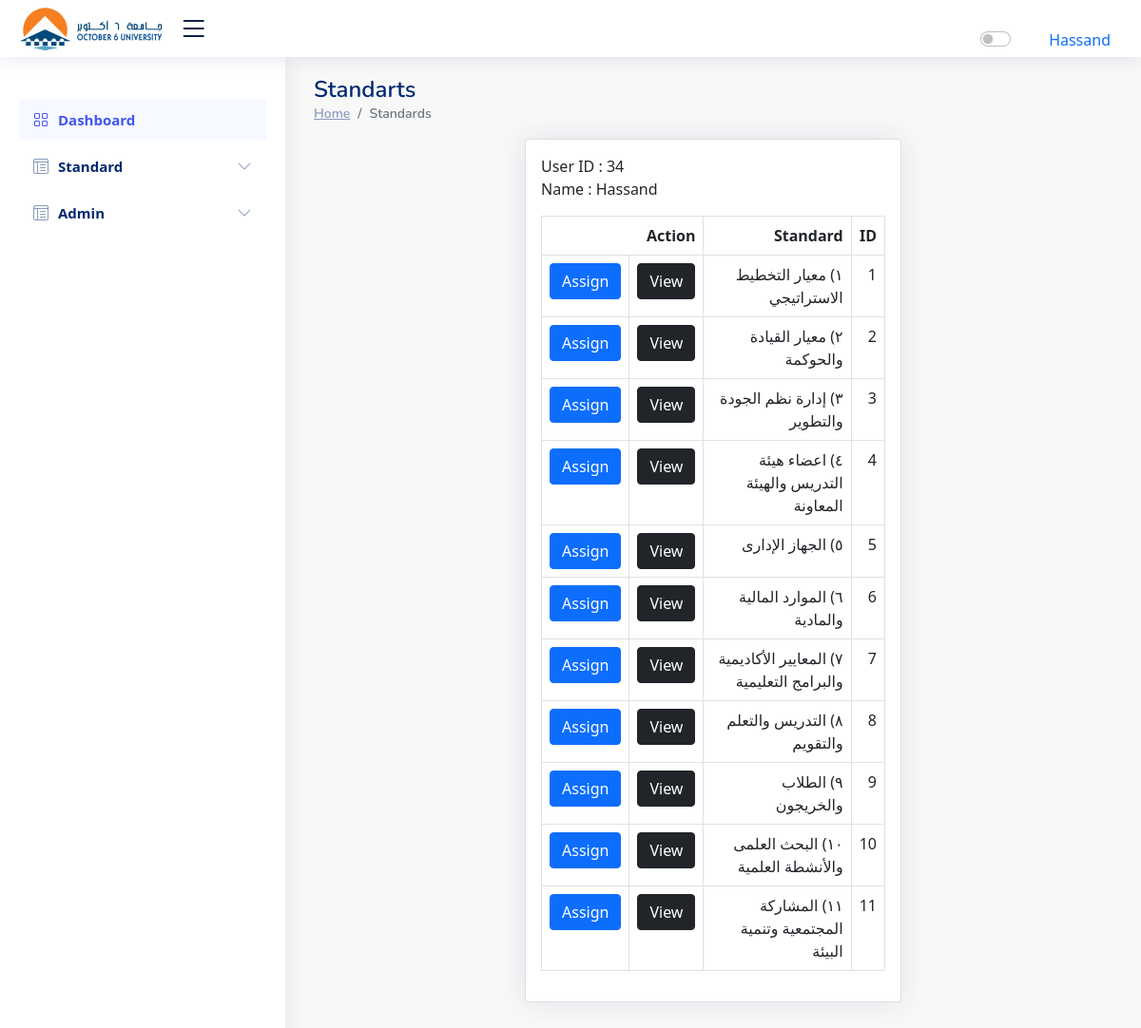
The page /standarts/viewStandard.php (signed in) on the database its author committed.
### tables this page shows
CREATE TABLE `standarts` (
  `StdID` int(11) NOT NULL,
  `StdName` varchar(100) NOT NULL
);

### standarts/viewStandard.php (the view, shortened to what this page needs)
<?php
include '../shared/head.php';
include '../shared/nav.php';
include '../general/configDB.php';
$user_id = $_SESSION['id'];
if ($_SESSION['role'] == 1 || $_SESSION['role'] == 2) {
  $select = "SELECT standarts.StdID, standarts.StdName, NULL AS roleID FROM standarts";
} else {
  $select = "SELECT standarts.StdID, standarts.StdName, admins.roleID
             FROM standarts
             INNER JOIN admins ON admins.id = $user_id
             INNER JOIN admin_std ON standarts.StdID = admin_std.std_id
             WHERE admin_std.user_id = $user_id";
}
$s = mysqli_query($conn, $select);
?>
<main id="main" class="main">
  <div class="pagetitle">
    <h1>Standarts</h1>
    <nav>
      <ol class="breadcrumb">
        <li class="breadcrumb-item"><a href="http://localhost/QWF/index.php">Home</a></li>
        <li class="breadcrumb-item active">Standards</li>
      </ol>
    </nav>
  </div>
  <div class="container col-6">
    <div class="card">
      <div class="card-body">
        <?php if (isset($_SESSION['id']) && isset($_SESSION['admin'])) {  ?>
        <p> User ID : <?php echo $_SESSION['id'] . ' <br> Name :  ' . $_SESSION['admin']; ?></p>
        <?php } else { ?>
        <p>No logged user</p>
        <?php } ?>
        <table class="table table table-bordered" style="direction:rtl;">
          <thead>
            <tr>
              <th scope="col">ID</th>
              <th scope="col"> Standard</th>
              <th scope="col" colspan="2">Action</th>
            </tr>
          </thead>
          <tbody>
            <?php foreach ($s as $standardt) { ?>
            <tr>
              <td><?php echo $standardt['StdID']; ?></td>
              <td><?php echo $standardt['StdName']; ?></td>
              <td>
              <a href="http://localhost/QWF/standarts/table.php?StdID=<?php echo $standardt['StdID']; ?>" class="btn btn-dark">View</a>
              </td>
              <?php if ($_SESSION['role'] == 1 || $_SESSION['role'] == 2) { ?>
              <td colspan="2">
                <a href="../view/viewstd.php?edit=<?php echo $standardt['StdID']; ?>" class="btn btn-primary">Assign</a>
              </td>
              <?php } else { ?>
              <td></td>
              <?php } ?>
            </tr>
            <?php } ?>
          </tbody>
        </table>
      </div>
    </div>
  </div>
</main>
<?php include '../shared/script.php';?>

### assets/css/style.css (style rules this page uses)
:root { scroll-behavior: smooth; }
body { font-family: "Open Sans", sans-serif; color: #444444; background-color: #26293008 !important; }
a { color: #4154f1; text-decoration: none; }
h1, h2, h3, h4, h5, h6 { font-family: "Nunito", sans-serif; }
#main { margin-top: 60px; padding: 20px 30px; transition: all 0.3s; }
.pagetitle { margin-bottom: 10px; }
.pagetitle h1 { font-size: 24px; margin-bottom: 0; font-weight: 600; color: #012970; }
.card { margin-bottom: 30px; border: none; border-radius: 5px; box-shadow: 0px 0 30px rgba(1, 41, 112, 0.1); }
.card-body { padding: 0 20px 20px 20px; }
.breadcrumb { font-size: 14px; font-family: "Nunito", sans-serif; color: #899bbd; font-weight: 600; }
.breadcrumb a { color: #899bbd; transition: 0.3s; }
.breadcrumb .breadcrumb-item::before { color: #899bbd; }
.breadcrumb .active { color: #51678f; font-weight: 600; }
@media (min-width: 1200px) { #main, #footer { margin-left: 300px; } }
::marker { unicode-bidi: isolate; font-variant-numeric: tabular-nums; text-transform: none; text-indent: 0px !important; text-align: start !important; text-align-last: start !important; color: #efefef00!important; }

### rows shown on the page
standarts: StdID "1", StdName "١) معيار التخطيط الاستراتيجي"
standarts: StdID "2", StdName "٢) معيار القيادة والحوكمة"
standarts: StdID "3", StdName "٣) إدارة نظم الجودة والتطوير"
standarts: StdID "4", StdName "٤) اعضاء هيئة التدريس والهيئة المعاونة"
standarts: StdID "5", StdName "٥) الجهاز الإدارى"
standarts: StdID "6", StdName "٦) الموارد المالية والمادية"
standarts: StdID "7", StdName "٧) المعايير الأكاديمية والبرامج التعليمية"
standarts: StdID "8", StdName "٨) التدريس والتعلم والتقويم"
standarts: StdID "9", StdName "٩) الطلاب والخريجون"
standarts: StdID "10", StdName "١٠) البحث العلمى والأنشطة العلمية"
standarts: StdID "11", StdName "١١) المشاركة المجتمعية وتنمية البيئة"

### other values the page prints
$_SESSION['admin'] "Hassand"
$_SESSION['id'] "34"
